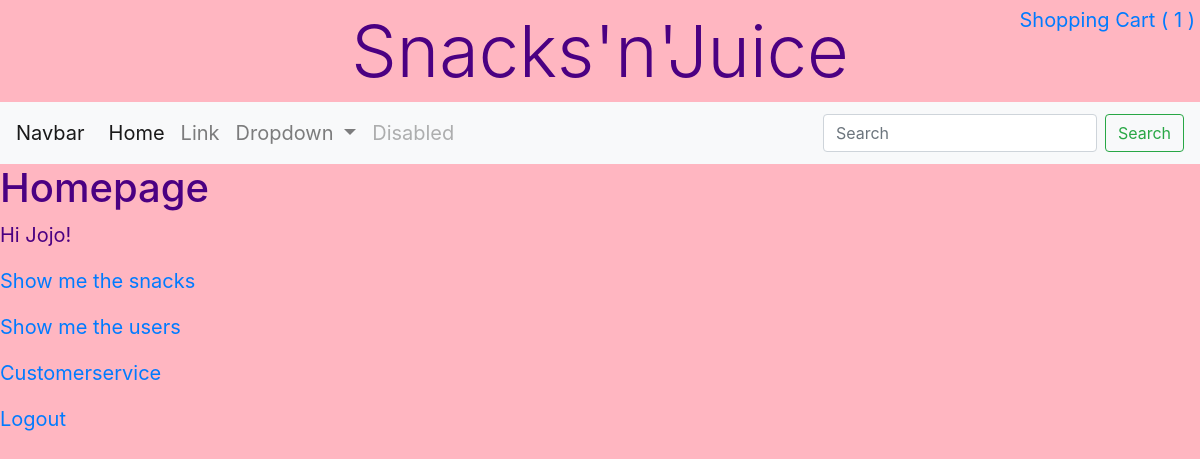
The page / (signed in) on the database as committed earlier.
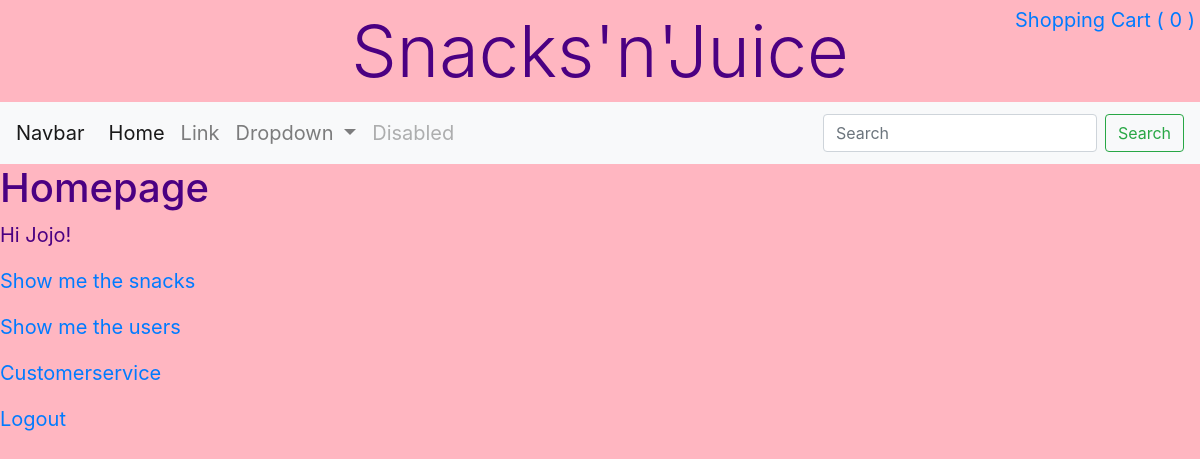
The same page on the database as committed later.
### Useradmin/models.py (models this page shows, shortened)
class MyUser(AbstractUser):
    USER_TYPES = [
        ('SU', 'superuser'),
        ('CS', 'customer service'),
        ('CU', 'customer'),
    ]
    date_of_birth = models.DateField(default=get_date_20_years_ago())  # Default is 20 years old
    profile_picture = models.ImageField(upload_to='profile_pictures/', blank=True, null=True)
    some_file = models.FileField(upload_to='uploaded_files/', blank=True, null=True)
    type = models.CharField(max_length=2,
                            choices=USER_TYPES,
                            default='CU')
    def count_shopping_cart_items(self):
        count = 0
        if self.is_authenticated:
            shopping_carts = ShoppingCart.objects.filter(benutzer=self)
            if shopping_carts:
                shopping_cart = shopping_carts.first()
                count = shopping_cart.get_number_of_items()
        return count
    def has_birthday_today(self):
        return_boolean = False
        now = datetime.now()
        today_month = now.month
        today_day = now.day
        user_month = self.date_of_birth.month
        user_day = self.date_of_birth.day
        if user_month == today_month and user_day == today_day:
            return_boolean = True
        return return_boolean

### Shoppingcart/models.py (models this page shows, shortened)
class ShoppingCart(models.Model):
    zeitstempel = models.DateTimeField(default=timezone.now)
    benutzer = models.ForeignKey(settings.AUTH_USER_MODEL,
                                 on_delete=models.CASCADE,
                                 )
    def get_number_of_items(self):
        number_of_items = 0
        shopping_cart_items = ShoppingCartItem.objects.filter(shopping_cart=self)
        for item in shopping_cart_items:
            number_of_items += item.menge
        return number_of_items

class ShoppingCartItem(models.Model):
    produkt_id = models.IntegerField()
    produkt_name = models.CharField(max_length=100)
    preis = models.DecimalField(decimal_places=2, max_digits=10)
    menge = models.IntegerField(default=1, validators=[MinValueValidator(1)])
    shopping_cart = models.ForeignKey(ShoppingCart,
                                      on_delete=models.CASCADE,
                                      )

### Useradmin/views.py (the view)
# urls.py: path('', HomeBirthdayView.as_view(template_name='home.html'), name='home'),
class HomeBirthdayView(TemplateView):
    def get_context_data(self, **kwargs):
        myuser = self.request.user  # Class is MyUser, not User
        myuser_has_birthday_today = False
        if myuser.is_authenticated:  # Anonymous user cannot call has_birthday_today()
            myuser_has_birthday_today = myuser.has_birthday_today()
        context = super(HomeBirthdayView, self).get_context_data(**kwargs)
        context['myuser_has_birthday_today'] = myuser_has_birthday_today
        return context

### templates/home.html (shortened to what this page needs)
{% extends "base.html" %}
{% load static %}
{% block css %}
    <link rel="stylesheet" type="text/css" href="{% static 'css/home_style.css' %}">
{% endblock %}
{% block header %}
    <div class="mw-100 d-flex justify-content-between">
        <div class="display-3 text-center py-2 mx-auto">Snacks'n'Juice</div>
        <a class="position-fixed" style="right: 0.25em; top: 0.25em;" href="{% url 'shopping-cart-show' %}">
            Shopping Cart (
            {% if user.is_authenticated %}
                {{ request.user.count_shopping_cart_items }}
            {% else %}
                0
            {% endif %}
            )
        </a>
    </div>
    <nav class="navbar navbar-expand-lg navbar-light bg-light">
      <a class="navbar-brand" href="#">Navbar</a>
      <div class="collapse navbar-collapse" id="navbarSupportedContent">
        <ul class="navbar-nav mr-auto">
          <li class="nav-item active">
            <a class="nav-link" href="#">Home <span class="sr-only">(current)</span></a>
          </li>
          <li class="nav-item">
            <a class="nav-link" href="#">Link</a>
          </li>
          <li class="nav-item dropdown">
            <a class="nav-link dropdown-toggle" href="#" id="navbarDropdown" role="button" data-toggle="dropdown" aria-haspopup="true" aria-expanded="false">
              Dropdown
            </a>
          </li>
          <li class="nav-item">
            <a class="nav-link disabled" href="#" tabindex="-1" aria-disabled="true">Disabled</a>
          </li>
        </ul>
        <form class="form-inline my-2 my-lg-0">
          <input class="form-control mr-sm-2" type="search" placeholder="Search" aria-label="Search">
          <button class="btn btn-outline-success my-2 my-sm-0" type="submit">Search</button>
        </form>
      </div>
    </nav>
{% endblock %}
{% block content %}
    {% if user.is_authenticated %}
        {% block logged_in_content %}
            <H1>Homepage</H1>
            <p>Hi {{ user.username }}!</p>
            <p><a href="{% url 'snack-list' %}">Show me the snacks</a></p>
            <p><a href="{% url 'myuser-list' %}">Show me the users</a></p>
            <p><a href="{% url 'menu' %}">Customerservice</a></p>
            <a href="{% url 'logout' %}">Logout</a>
        {% endblock %}
    {% endif %}
{% endblock %}

Rows that differ between the two databases and show on the page:
changed MyUser "Jojo": user.count_shopping_cart_items "1" → "0"
